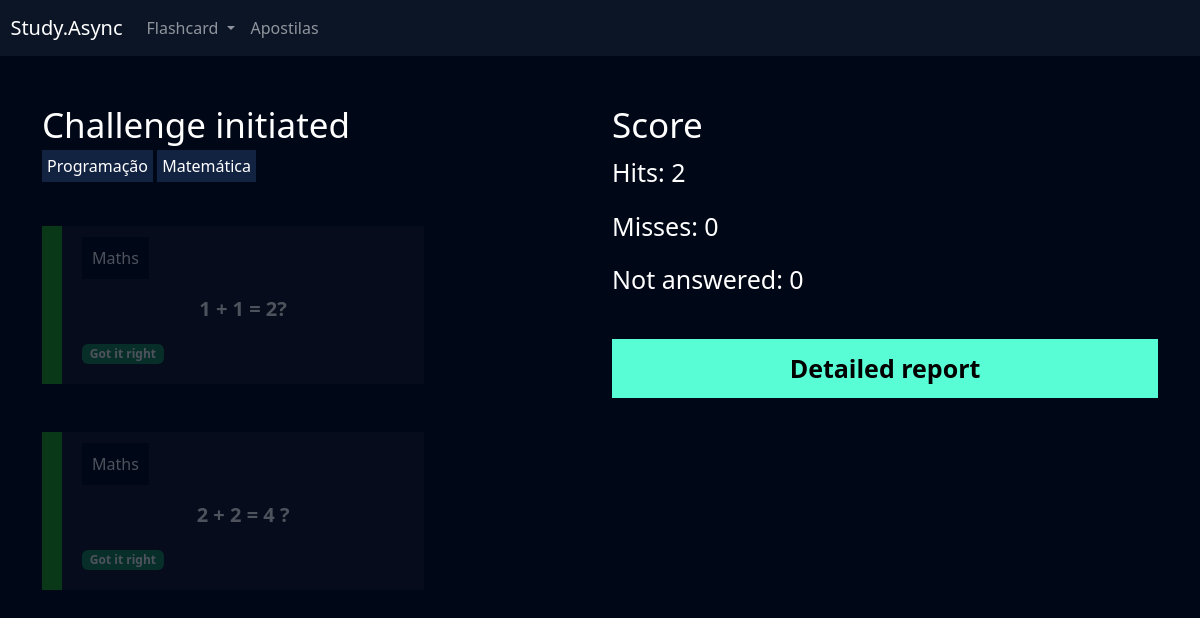
Page /flashcard/challenge/5/ (signed in) on the committed database.
### flashcard/models.py (models this page shows, shortened)
class FlashcardChallenge(models.Model):
    flashcard = models.ForeignKey(Flashcard, on_delete=models.DO_NOTHING)
    answered = models.BooleanField(default=False)
    got_it_right = models.BooleanField(default=False)

class Flashcard(models.Model):
    DIFFICULTY_CHOICES = (('H', 'Hard'), ('M', 'Medium'), ('E', 'Easy'))
    id = models.IntegerField(primary_key=True)
    user = models.ForeignKey(User, on_delete=models.DO_NOTHING)
    question = models.CharField(max_length=300)
    answer = models.TextField()
    category = models.ForeignKey(Category, on_delete=models.DO_NOTHING)
    difficulty = models.CharField(max_length=1, choices=DIFFICULTY_CHOICES)
    @property
    def css_difficulty(self):
        if self.difficulty == 'E':
            return "flashcard-easy"
        elif self.difficulty == 'M':
            return "flashcard-medium"
        elif self.difficulty == 'H':
            return "flashcard-hard"

class Category(models.Model):
    name = models.CharField(max_length=50)
    def __str__(self):
        return self.name

### flashcard/views.py (the view)
# urls.py: path('challenge/<int:id>/', views.challenge, name='challenge'),
def challenge(request, id):
    challenge = Challenge.objects.get(id=id)
    if not challenge.user == request.user:
        raise Http404()
    if request.method == 'GET':
        hits = challenge.flashcards.filter(answered=True).filter(got_it_right=True).count()
        misses = challenge.flashcards.filter(answered=True).filter(got_it_right=False).count()
        not_answered = challenge.flashcards.filter(answered=False).count()
        return render(
            request,
            'challenge.html',
            {
                'challenge': challenge, 'hits': hits, 'misses': misses, 'not_answered': not_answered
            },
        )

### templates/challenge.html (shortened to what this page needs)
{% extends "base.html" %}
{% load static %}
{% block 'header' %}
    <link href="{% static 'users/css/register.css' %}" rel="stylesheet">
    <link href="{% static 'flashcard/css/new_flashcard.css' %}" rel="stylesheet">
    <link href="{% static 'flashcard/css/init_challenge.css' %}" rel="stylesheet">
    <link href="{% static 'flashcard/css/challenge.css' %}" rel="stylesheet">
    <link href='https://unpkg.com/boxicons@2.1.4/css/boxicons.min.css' rel='stylesheet'>
{% endblock 'header' %}
{% block 'content' %}
    {% include "partials/header.html" %}
    <div class="container">
        <br>
        <br>
        <div class="row">
            <div class="col-md">
                <h3 class="secondary-font" >Challenge initiated</h3>
                <span class="badge-category">Programação</span>
                <span class="badge-category" >Matemática</span>
                <br>
                <br>
                <br>
                {% for flashcard in challenge.flashcards.all %}
                    <div class="box-new-flashcard {% if flashcard.answered %}op2{% endif %}">
                        <div class="flashcard {{ flashcard.flashcard.css_difficulty }}">
                            <div class="flashcard-category">
                                {{flashcard.flashcard.category}}
                            </div>
                            <br>
                            <br>
                            <div class="flashcard-box-item" onclick="flip_card({{flashcard.id}})">
                                <p class="flashcard-item">{{flashcard.flashcard.question}}</p>
                            </div>
                            {% if not flashcard.answered %}
                                <div class="answer">
                                    <a href="{% url 'answer_flashcard' flashcard.id %}?got_it_right=0&challenge_id={{ challenge.id }}"><i class='bx bxs-x-square red-icon'></i></a>
                                    <a href="{% url 'answer_flashcard' flashcard.id %}?got_it_right=1&challenge_id={{ challenge.id }}"><i class='bx bxs-check-square green-icon' ></i></a>
                                </div>
                            {% else %}
                                {% if flashcard.got_it_right %}
                                    <span class="badge bg-success">Got it right</span>
                                {% else %}
                                    <span class="badge bg-danger">Got it wrong</span>
                                {% endif %}
                            {% endif %}
                        </div>
                    </div>
                    <br>
                    <br>
                {% endfor %}
            </div>
            <div class="col-md">
                <h3 class="secondary-font">Score</h3>
                <p class="p-font">Hits: {{ hits }}</p>
                <p class="p-font">Misses: {{ misses }}</p>
                <p class="p-font">Not answered: {{ not_answered }}</p>
                <br>
                <a class="btn-register btn-challenge" href="{% url 'report' challenge.id %}">Detailed report</a>
            </div>
        </div>
    </div>
{% endblock 'content' %}

### templates/static/general/css/base.css (style rules this page uses)
:root { --main-color: #0b1526; --dark-color: #000716; --secondary-dark-color: rgb(15, 2, 26); --light-color: #00c1f3; --contrast-color: #f4c96b; --differential-color: #58fcd5; }
body { background-color: var(--dark-color) !important; color: white !important; }

### templates/static/users/css/register.css (style rules this page uses)
* { margin: 0; padding: 0; }
.btn-register { padding: 10px; background-color: #58fcd5; border: none; border: 1px solid #58fcd5; font-size: 18px; font-weight: bold; padding-left: 25px; padding-right: 25px; }

### templates/static/flashcard/css/new_flashcard.css (style rules this page uses)
.box-new-flashcard { width: 70%; margin: auto; }
.flashcard { background-color: rgba(255, 255, 255, .08); padding: 20px; }
.flashcard-box-item { text-align: center; }
.flashcard p { font-size: 20px; font-weight: bold; cursor: pointer; }
.flashcard-easy { border-left: 20px solid #1DAB1A; }
.flashcard-category { background-color: var(--dark-color); display: inline; padding: 10px; }

### templates/static/flashcard/css/init_challenge.css (style rules this page uses)
.secondary-font { font-size: 35px; }

### templates/static/flashcard/css/challenge.css (style rules this page uses)
.badge-category { padding: 5px; background-color: #122342; }
.box-new-flashcard { margin: 0; }
.op2 { opacity: .3; }
.p-font { font-size: 25px; }
.btn-challenge { width: 100% !important; color: black; text-decoration: none; display: block; text-align: center; font-size: 25px; }

### rows in the picture
FlashcardChallenge: flashcard.category "Maths", flashcard.question "1 + 1 = 2?", answered "Got it right"
FlashcardChallenge: flashcard.category "Maths", flashcard.question "2 + 2 = 4 ?", answered "Got it right"

### other values in the picture
{{ hits }} "2"
{{ misses }} "0"
{{ not_answered }} "0"
